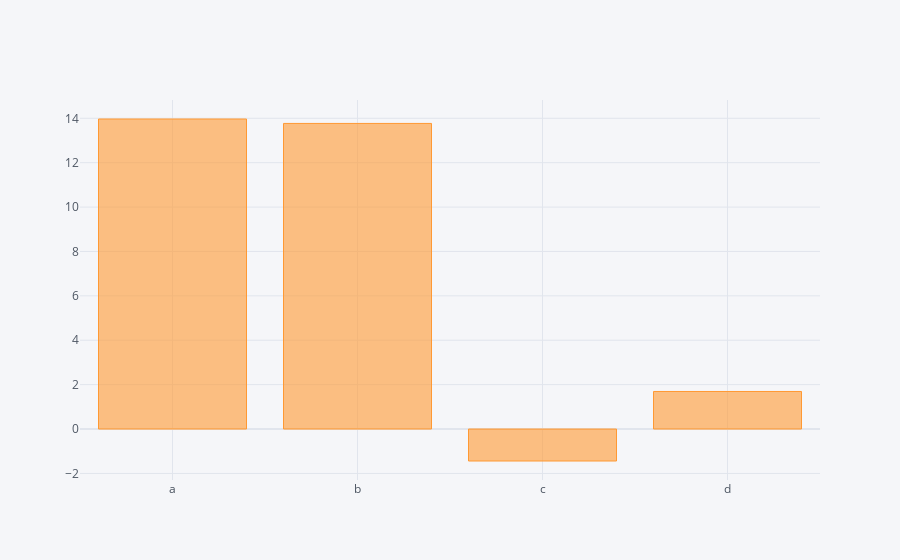

Source (notebook cell):
### Code cell
dataframe.sum().iplot(kind='bar') #Genera un diagrama de barra con la suma de cada columna. Se puede poner otra función

### Figure 1 — Plotly figure (JSON) as saved in the notebook; plotly's stock layout.template omitted (floating-point values rounded to 4 significant figures)
{"data": [{"marker": {"color": "rgba(255, 153, 51, 0.6)", "line": {"color": "rgba(255, 153, 51, 1.0)", "width": 1}}, "name": "None", "orientation": "v", "text": "", "type": "bar", "x": ["a", "b", "c", "d"], "y": [13.97, 13.77, -1.441, 1.691]}], "layout": {"legend": {"bgcolor": "#F5F6F9", "font": {"color": "#4D5663"}}, "paper_bgcolor": "#F5F6F9", "plot_bgcolor": "#F5F6F9", "title": {"font": {"color": "#4D5663"}}, "xaxis": {"gridcolor": "#E1E5ED", "showgrid": true, "tickfont": {"color": "#4D5663"}, "title": {"font": {"color": "#4D5663"}, "text": ""}, "zerolinecolor": "#E1E5ED"}, "yaxis": {"gridcolor": "#E1E5ED", "showgrid": true, "tickfont": {"color": "#4D5663"}, "title": {"font": {"color": "#4D5663"}, "text": ""}, "zerolinecolor": "#E1E5ED"}}}
